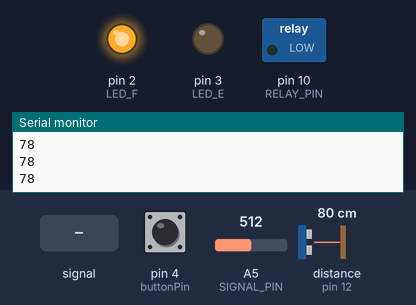
Bench run of a sketch on a simulated Arduino Uno, built with avr-gcc and run on an emulated ATmega328P. Shown: switched loads named in the sketch (green lamp = pin HIGH), output pins drawn as LEDs (lit = HIGH), the last lines printed to the serial monitor. Wiring (inferred from the names in the program): ultrasonic range finder: trigger pin 11; echo pin 12. Dashed ring = blinking. The test bench sets the inputs (shaded band); at power-on: distance to the obstacle (sensor on pin 12) 80 cm, pin 4 (buttonPin) LOW, A5 (SIGNAL_PIN) = 512. The echo pulse lasts 58.3 µs per cm; pins used as bus, display or sensor lines are not drawn.

Above: at 1.2 s.
1.3 s: A5 (SIGNAL_PIN) fed a 200 Hz sine of ±460 counts around its level
At 1.47 s:
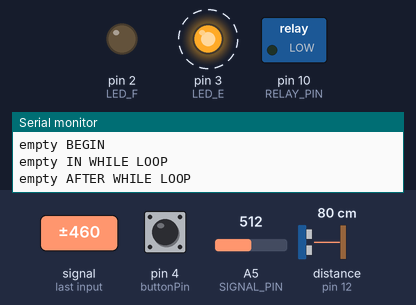
4.3 s: distance to the obstacle (sensor on pin 12) set to 250 cm
At 5.8 s:
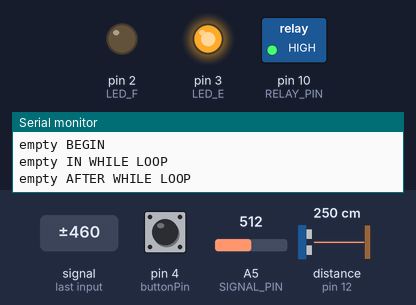
Timing chart, 0 to 7.3 s (numbered marks = the images above; inputs shaded):
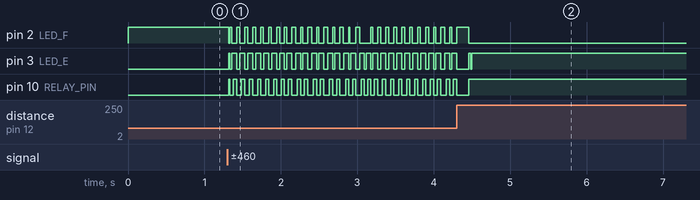

Measured:
- after the input at 1.3 s, pin 3 (LED_E): alternates HIGH for 0.06 s and LOW for 0.04 s, starting at once; pin 10 (RELAY_PIN): alternates HIGH for 0.04 s and LOW for 0.06 s, starting at once

The sketch:

DogBowlFiller_W_Button.ino
```cpp
//DEFINE  CONSTANTS
const byte POWER_PIN = 7;
const byte SIGNAL_PIN = A5;
const byte LED_E = 3;
const byte LED_F = 2;


// water level constants
int value = 0;
const byte full = 120;
const byte empty = 100;

// fill time constants
int filltime = 7000; //THIS IS THE USER DEFINED CONST FOR MOTOR RUN TIME [ms]
int fillstarttime = 0;
int currenttime = 0;

//pump relay pins
const byte RELAY_PIN = 10;

//ultrasonic pins
int trig_Pin = 11;  //Digital
int echo_Pin = 12;  //Digital
long sonicDuration;
int sonicDistance;

//button pin
const byte buttonPin = 4;
bool buttonState = LOW;

void setup() {
  //general
  Serial.begin(9600);

  //water pump
  pinMode(RELAY_PIN, OUTPUT);
  digitalWrite(RELAY_PIN, LOW);

  //water level
  pinMode(POWER_PIN, OUTPUT);
  digitalWrite(POWER_PIN, HIGH);
  pinMode(LED_E, OUTPUT);
  pinMode(LED_F, OUTPUT);

  //ultrasonic
  pinMode(trig_Pin,OUTPUT);
  pinMode(echo_Pin,INPUT);

  //button
  pinMode(buttonPin, INPUT);
}

void loop() {
  //turn on water level sensor, check value and turn off
  digitalWrite(POWER_PIN, HIGH);
  //delay(10);
  value = analogRead(SIGNAL_PIN);
  //digitalWrite(POWER_PIN, LOW);

  //ultrasonic interupt
  sonicDistance = calculateDistance();
  Serial.println(sonicDistance);
  //water pump interrupt

  //check if value is higher than threshold - if yes turn on LED
  if(sonicDistance > 20){         //IF DOG NOT CLOSE
    if (value < empty){ // IF LOW
      Serial.println("empty BEGIN");
      digitalWrite(LED_E,HIGH);
      digitalWrite(LED_F,LOW);
      fillstarttime = millis();
      while ((currenttime < (filltime + fillstarttime)) && (value < empty)){
        Serial.println("empty IN WHILE LOOP");
        digitalWrite(RELAY_PIN,HIGH);

        value = analogRead(SIGNAL_PIN);
        currenttime = millis();
      }
      Serial.println("empty AFTER WHILE LOOP");
      if(value <= full){
        while (!(debounceButton(buttonState) == HIGH && buttonState == LOW)){
          buttonState = HIGH;
        }
      }
      Serial.println("empty END");

    } else if (value > full) {
      digitalWrite(LED_E,LOW);
      digitalWrite(RELAY_PIN,LOW);
      digitalWrite(LED_F,HIGH);
      //Serial.println("FULL");

    } else {
      digitalWrite(LED_E,LOW);
      digitalWrite(LED_F,LOW);
      //Serial.println(value);
    }

  } else {  // IF DOG CLOSE
    digitalWrite(RELAY_PIN,LOW);
  }
}


//USER FUNCTIONS

int calculateDistance(){
  digitalWrite(trig_Pin, LOW);
  delayMicroseconds(2);
  // Sets the trigPin on HIGH state for 10 micro seconds
  digitalWrite(trig_Pin, HIGH);
  delayMicroseconds(10);
  digitalWrite(trig_Pin, LOW);
  sonicDuration = pulseIn(echo_Pin, HIGH); // Reads the echoPin, returns the sound wave travel time in microseconds
  sonicDistance = sonicDuration*0.034/2;
  return sonicDistance;
}

bool debounceButton(bool state){
  //Serial.println("in function");
  bool stateNow = digitalRead(buttonPin);
  if(state != stateNow)
  {
    delay(10);
    stateNow = digitalRead(buttonPin);
  }
  return stateNow;
}
```
